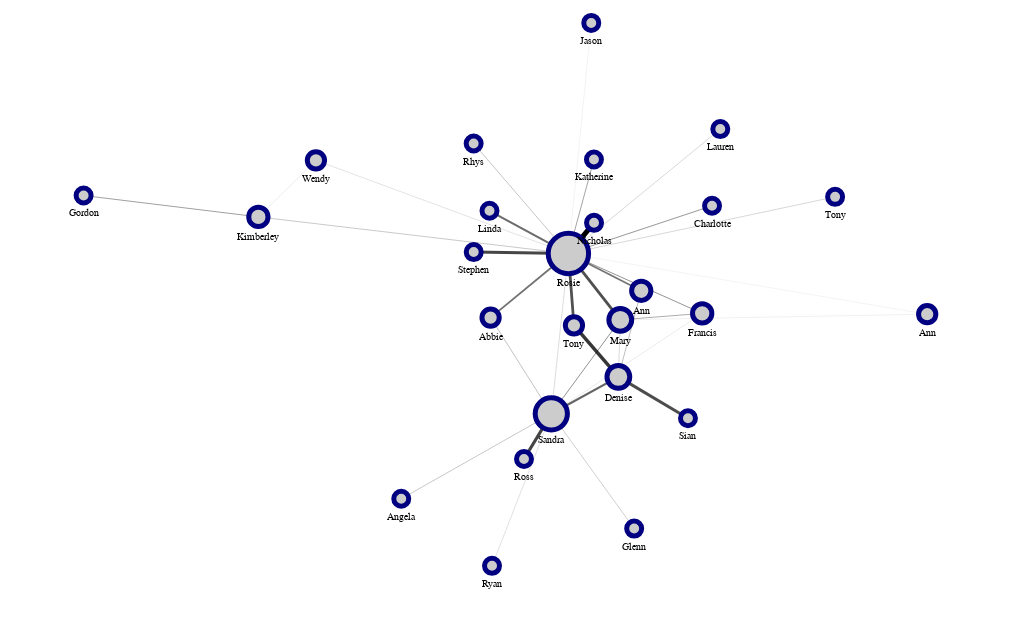

Notebook source saved alongside this figure:
### Markdown cell above
Simple customisation - custom layout and styling

### Code cell
alph(
    G,
    weight_attr="weight",
    # layout_fn=lambda g: nx.fruchterman_reingold_layout(g, weight="weight", k=1.5),
    layout_fn=lambda g: nx.spring_layout(g, weight="weight", k=3, iterations=5000, seed=seed),
    node_args=dict(
        size=alt.Size("degree_centrality", scale=alt.Scale(domain=[0,1], range=[150, 2000]), legend=None),
        halo_offset=None,
        fill="#ccc",
        stroke="navy",
        strokeWidth=5,
        tooltip_attrs=["name"],
        label_attr="name",
    ),
    edge_args=dict(color="black"),
    width=1000, height=600,
).configure_view(strokeWidth=0)

### Figure 1 — Vega-Lite specification as saved in the notebook (floating-point values rounded to 4 significant figures)
{"config": {"view": {"continuousWidth": 400, "continuousHeight": 300, "strokeWidth": 0}}, "layer": [{"data": {"name": "data-7fb3bc30e099ed56d2b509b7b9476339"}, "mark": "line", "encoding": {"color": {"value": "black"}, "detail": {"field": "edge", "type": "quantitative"}, "opacity": {"field": "weight", "legend": null, "scale": {"range": [0.3, 1]}, "type": "quantitative"}, "strokeWidth": {"field": "weight", "legend": null, "scale": {"range": [0.1, 5]}, "type": "quantitative"}, "x": {"axis": {"domain": false, "grid": false, "labels": false, "ticks": false, "title": ""}, "field": "x", "type": "quantitative"}, "y": {"axis": {"domain": false, "grid": false, "labels": false, "ticks": false, "title": ""}, "field": "y", "type": "quantitative"}}}, {"layer": [{"mark": "circle", "encoding": {"fill": {"value": "#ccc"}, "opacity": {"value": 1}, "size": {"field": "degree_centrality", "legend": null, "scale": {"domain": [0, 1], "range": [150, 2000]}, "type": "quantitative"}, "stroke": {"value": "navy"}, "strokeWidth": {"value": 5}, "tooltip": [{"field": "name", "type": "nominal"}], "x": {"axis": {"domain": false, "grid": false, "labels": false, "ticks": false, "title": ""}, "field": "x", "type": "quantitative"}, "y": {"axis": {"domain": false, "grid": false, "labels": false, "ticks": false, "title": ""}, "field": "y", "type": "quantitative"}}}, {"mark": {"type": "text", "align": "center", "baseline": "middle", "color": "black", "size": 10}, "encoding": {"text": {"field": "name", "type": "nominal"}, "x": {"axis": {"domain": false, "grid": false, "labels": false, "ticks": false, "title": ""}, "field": "x", "type": "quantitative"}, "y": {"axis": {"domain": false, "grid": false, "labels": false, "ticks": false, "title": ""}, "field": "__y_label", "type": "quantitative"}}}], "data": {"name": "data-c372960659b7c2df616830cec8104da2"}}], "height": 600, "resolve": {"scale": {"color": "independent", "fill": "independent", "opacity": "independent", "size": "independent", "strokeWidth": "independent"}}, "width": 1000, "$schema": "https://vega.github.io/schema/vega-lite/v4.17.0.json", "datasets": {"data-7fb3bc30e099ed56d2b509b7b9476339": [{"target": "b", "y": 338.3, "pair": ["a", "b"], "x": 507.1, "edge": 0, "weight": 2.171, "source": "a"}, {"target": "b", "y": 266.5, "pair": ["a", "b"], "x": 553.8, "edge": 0, "weight": 2.171, "source": "a"}, {"target": "a", "y": 338.3, "pair": ["a", "a"], "x": 507.1, "edge": 1, "weight": 0.08112, "source": "a"}, {"target": "a", "y": 338.3, "pair": ["a", "a"], "x": 507.1, "edge": 1, "weight": 0.08112, "source": "a"}, {"target": "n", "y": 338.3, "pair": ["a", "n"], "x": 507.1, "edge": 2, "weight": 3.894, "source": "a"}, {"target": "n", "y": 371.6, "pair": ["a", "n"], "x": 530.1, "edge": 2, "weight": 3.894, "source": "a"}, {"target": "c", "y": 338.3, "pair": ["a", "c"], "x": 507.1, "edge": 3, "weight": 0.2846, "source": "a"}, {"target": "c", "y": 164.7, "pair": ["a", "c"], "x": 491.7, "edge": 3, "weight": 0.2846, "source": "a"}, {"target": "r", "y": 338.3, "pair": ["a", "r"], "x": 507.1, "edge": 4, "weight": 1.398, "source": "a"}, {"target": "r", "y": 298.0, "pair": ["a", "r"], "x": 572.6, "edge": 4, "weight": 1.398, "source": "a"}, {"target": "d", "y": 338.3, "pair": ["a", "d"], "x": 507.1, "edge": 5, "weight": 0.748, "source": "a"}, {"target": "d", "y": 273.5, "pair": ["a", "d"], "x": 627.5, "edge": 5, "weight": 0.748, "source": "a"}, {"target": "e", "y": 338.3, "pair": ["a", "e"], "x": 507.1, "edge": 6, "weight": 2.381, "source": "a"}, {"target": "e", "y": 339.9, "pair": ["a", "e"], "x": 421.8, "edge": 6, "weight": 2.381, "source": "a"}, {"target": "g", "y": 338.3, "pair": ["a", "g"], "x": 507.1, "edge": 7, "weight": 2.155, "source": "a"}, {"target": "g", "y": 260.6, "pair": ["a", "g"], "x": 512.1, "edge": 7, "weight": 2.155, "source": "a"}, {"target": "h", "y": 338.3, "pair": ["a", "h"], "x": 507.1, "edge": 8, "weight": 0.09351, "source": "a"}, {"target": "h", "y": 272.6, "pair": ["a", "h"], "x": 830.0, "edge": 8, "weight": 0.09351, "source": "a"}, {"target": "j", "y": 338.3, "pair": ["a", "j"], "x": 507.1, "edge": 9, "weight": 0.7285, "source": "a"}, {"target": "j", "y": 390.1, "pair": ["a", "j"], "x": 636.3, "edge": 9, "weight": 0.7285, "source": "a"}, {"target": "k", "y": 338.3, "pair": ["a", "k"], "x": 507.1, "edge": 10, "weight": 0.421, "source": "a"}, {"target": "k", "y": 378.0, "pair": ["a", "k"], "x": 228.0, "edge": 10, "weight": 0.421, "source": "a"}, {"target": "l", "y": 338.3, "pair": ["a", "l"], "x": 507.1, "edge": 11, "weight": 0.2386, "source": "a"}, {"target": "l", "y": 439.3, "pair": ["a", "l"], "x": 279.8, "edge": 11, "weight": 0.2386, "source": "a"}, {"target": "p", "y": 338.3, "pair": ["a", "p"], "x": 507.1, "edge": 12, "weight": 0.4473, "source": "a"}, {"target": "p", "y": 457.5, "pair": ["a", "p"], "x": 421.8, "edge": 12, "weight": 0.4473, "source": "a"}, {"target": "q", "y": 338.3, "pair": ["a", "q"], "x": 507.1, "edge": 13, "weight": 0.3158, "source": "a"}, {"target": "q", "y": 473.1, "pair": ["a", "q"], "x": 643.8, "edge": 13, "weight": 0.3158, "source": "a"}, {"target": "s", "y": 338.3, "pair": ["a", "s"], "x": 507.1, "edge": 14, "weight": 1.434, "source": "a"}, {"target": "s", "y": 268.9, "pair": ["a", "s"], "x": 437.0, "edge": 14, "weight": 1.434, "source": "a"}, {"target": "t", "y": 338.3, "pair": ["a", "t"], "x": 507.1, "edge": 15, "weight": 0.6502, "source": "a"}, {"target": "t", "y": 440.2, "pair": ["a", "t"], "x": 530.1, "edge": 15, "weight": 0.6502, "source": "a"}, {"target": "v", "y": 338.3, "pair": ["a", "v"], "x": 507.1, "edge": 16, "weight": 0.1042, "source": "a"}, {"target": "v", "y": 588.2, "pair": ["a", "v"], "x": 527.6, "edge": 16, "weight": 0.1042, "source": "a"}, {"target": "w", "y": 338.3, "pair": ["a", "w"], "x": 507.1, "edge": 17, "weight": 0.3221, "source": "a"}, {"target": "w", "y": 399.7, "pair": ["a", "w"], "x": 747.1, "edge": 17, "weight": 0.3221, "source": "a"}, {"target": "y", "y": 338.3, "pair": ["a", "y"], "x": 507.1, "edge": 18, "weight": 1.582, "source": "a"}, {"target": "y", "y": 384.6, "pair": ["a", "y"], "x": 436.1, "edge": 18, "weight": 1.582, "source": "a"}, {"target": "c", "y": 266.5, "pair": ["b", "c"], "x": 553.8, "edge": 19, "weight": 0.7215, "source": "b"}, {"target": "c", "y": 164.7, "pair": ["b", "c"], "x": 491.7, "edge": 19, "weight": 0.7215, "source": "b"}, {"target": "d", "y": 266.5, "pair": ["b", "d"], "x": 553.8, "edge": 20, "weight": 0.6038, "source": "b"}, {"target": "d", "y": 273.5, "pair": ["b", "d"], "x": 627.5, "edge": 20, "weight": 0.6038, "source": "b"}, {"target": "f", "y": 266.5, "pair": ["b", "f"], "x": 553.8, "edge": 21, "weight": 0.2946, "source": "b"}, {"target": "f", "y": 204.7, "pair": ["b", "f"], "x": 552.0, "edge": 21, "weight": 0.2946, "source": "b"}, {"target": "h", "y": 266.5, "pair": ["b", "h"], "x": 553.8, "edge": 22, "weight": 0.121, "source": "b"}, {"target": "h", "y": 272.6, "pair": ["b", "h"], "x": 830.0, "edge": 22, "weight": 0.121, "source": "b"}, {"target": "f", "y": 164.7, "pair": ["c", "f"], "x": 491.7, "edge": 23, "weight": 1.739, "source": "c"}, {"target": "f", "y": 204.7, "pair": ["c", "f"], "x": 552.0, "edge": 23, "weight": 1.739, "source": "c"}, {"target": "c", "y": 164.7, "pair": ["c", "c"], "x": 491.7, "edge": 24, "weight": 0.3824, "source": "c"}, {"target": "c", "y": 164.7, "pair": ["c", "c"], "x": 491.7, "edge": 24, "weight": 0.3824, "source": "c"}, {"target": "d", "y": 164.7, "pair": ["c", "d"], "x": 491.7, "edge": 25, "weight": 0.1652, "source": "c"}, {"target": "d", "y": 273.5, "pair": ["c", "d"], "x": 627.5, "edge": 25, "weight": 0.1652, "source": "c"}, {"target": "i", "y": 164.7, "pair": ["c", "i"], "x": 491.7, "edge": 26, "weight": 0.242, "source": "c"}, {"target": "i", "y": 0.0, "pair": ["c", "i"], "x": 438.3, "edge": 26, "weight": 0.242, "source": "c"}, {"target": "o", "y": 164.7, "pair": ["c", "o"], "x": 491.7, "edge": 27, "weight": 2.432, "source": "c"}, {"target": "o", "y": 115.7, "pair": ["c", "o"], "x": 467.1, "edge": 27, "weight": 2.432, "source": "c"}, {"target": "r", "y": 164.7, "pair": ["c", "r"], "x": 491.7, "edge": 28, "weight": 0.04407, "source": "c"}, {"target": "r", "y": 298.0, "pair": ["c", "r"], "x": 572.6, "edge": 28, "weight": 0.04407, "source": "c"}, {"target": "s", "y": 164.7, "pair": ["c", "s"], "x": 491.7, "edge": 29, "weight": 0.4715, "source": "c"}, {"target": "s", "y": 268.9, "pair": ["c", "s"], "x": 437.0, "edge": 29, "weight": 0.4715, "source": "c"}, {"target": "u", "y": 164.7, "pair": ["c", "u"], "x": 491.7, "edge": 30, "weight": 0.3827, "source": "c"}, {"target": "u", "y": 40.39, "pair": ["c", "u"], "x": 566.3, "edge": 30, "weight": 0.3827, "source": "c"}, {"target": "x", "y": 164.7, "pair": ["c", "x"], "x": 491.7, "edge": 31, "weight": 0.437, "source": "c"}, {"target": "x", "y": 72.66, "pair": ["c", "x"], "x": 356.6, "edge": 31, "weight": 0.437, "source": "c"}, {"target": "g", "y": 204.7, "pair": ["f", "g"], "x": 552.0, "edge": 32, "weight": 2.708, "source": "f"}, {"target": "g", "y": 260.6, "pair": ["f", "g"], "x": 512.1, "edge": 32, "weight": 2.708, "source": "f"}, {"target": "r", "y": 204.7, "pair": ["f", "r"], "x": 552.0, "edge": 33, "weight": 0.4919, "source": "f"}, {"target": "r", "y": 298.0, "pair": ["f", "r"], "x": 572.6, "edge": 33, "weight": 0.4919, "source": "f"}, {"target": "z", "y": 204.7, "pair": ["f", "z"], "x": 552.0, "edge": 34, "weight": 2.263, "source": "f"}, {"target": "z", "y": 159.9, "pair": ["f", "z"], "x": 614.7, "edge": 34, "weight": 2.263, "source": "f"}, {"target": "l", "y": 378.0, "pair": ["k", "l"], "x": 228.0, "edge": 35, "weight": 0.1572, "source": "k"}, {"target": "l", "y": 439.3, "pair": ["k", "l"], "x": 279.8, "edge": 35, "weight": 0.1572, "source": "k"}, {"target": "m", "y": 378.0, "pair": ["k", "m"], "x": 228.0, "edge": 36, "weight": 0.6741, "source": "k"}, {"target": "m", "y": 401.2, "pair": ["k", "m"], "x": 70.74, "edge": 36, "weight": 0.6741, "source": "k"}], "data-c372960659b7c2df616830cec8104da2": [{"x": 507.1, "name": "Rosie", "job": "Surveyor, planning and development", "degree_centrality": 0.8, "y": 338.3, "id": "a", "country": "Korea", "__node_size": 1630.0, "__node_r": 20.19, "__y_label": 306.1}, {"x": 553.8, "name": "Mary", "job": "Financial trader", "degree_centrality": 0.2, "y": 266.5, "id": "b", "country": "Jamaica", "__node_size": 520.0, "__node_r": 11.4, "__y_label": 243.1}, {"x": 491.7, "name": "Sandra", "job": "Nurse, adult", "degree_centrality": 0.48, "y": 164.7, "id": "c", "country": "Vietnam", "__node_size": 1038.0, "__node_r": 16.11, "__y_label": 136.6}, {"x": 627.5, "name": "Francis", "job": "Health and safety adviser", "degree_centrality": 0.12, "y": 273.5, "id": "d", "country": "Netherlands Antilles", "__node_size": 372.0, "__node_r": 9.644, "__y_label": 251.9}, {"x": 421.8, "name": "Stephen", "job": "Health and safety adviser", "degree_centrality": 0.04, "y": 339.9, "id": "e", "country": "Korea", "__node_size": 224.0, "__node_r": 7.483, "__y_label": 320.4}, {"x": 552.0, "name": "Denise", "job": "Private music teacher", "degree_centrality": 0.2, "y": 204.7, "id": "f", "country": "Vietnam", "__node_size": 520.0, "__node_r": 11.4, "__y_label": 181.3}, {"x": 512.1, "name": "Tony", "job": "Comptroller", "degree_centrality": 0.08, "y": 260.6, "id": "g", "country": "Vietnam", "__node_size": 298.0, "__node_r": 8.631, "__y_label": 239.9}, {"x": 830.0, "name": "Ann", "job": "Private music teacher", "degree_centrality": 0.08, "y": 272.6, "id": "h", "country": "Vietnam", "__node_size": 298.0, "__node_r": 8.631, "__y_label": 252.0}, {"x": 438.3, "name": "Ryan", "job": "Licensed conveyancer", "degree_centrality": 0.04, "y": 0.0, "id": "i", "country": "Jamaica", "__node_size": 224.0, "__node_r": 7.483, "__y_label": -19.48}, {"x": 636.3, "name": "Charlotte", "job": "Private music teacher", "degree_centrality": 0.04, "y": 390.1, "id": "j", "country": "Korea", "__node_size": 224.0, "__node_r": 7.483, "__y_label": 370.6}, {"x": 228.0, "name": "Kimberley", "job": "Comptroller", "degree_centrality": 0.12, "y": 378.0, "id": "k", "country": "Netherlands Antilles", "__node_size": 372.0, "__node_r": 9.644, "__y_label": 356.4}, {"x": 279.8, "name": "Wendy", "job": "Nurse, adult", "degree_centrality": 0.08, "y": 439.3, "id": "l", "country": "Vietnam", "__node_size": 298.0, "__node_r": 8.631, "__y_label": 418.7}, {"x": 70.74, "name": "Gordon", "job": "Licensed conveyancer", "degree_centrality": 0.04, "y": 401.2, "id": "m", "country": "Netherlands Antilles", "__node_size": 224.0, "__node_r": 7.483, "__y_label": 381.7}, {"x": 530.1, "name": "Nicholas", "job": "Licensed conveyancer", "degree_centrality": 0.04, "y": 371.6, "id": "n", "country": "Netherlands Antilles", "__node_size": 224.0, "__node_r": 7.483, "__y_label": 352.1}, {"x": 467.1, "name": "Ross", "job": "Private music teacher", "degree_centrality": 0.04, "y": 115.7, "id": "o", "country": "Jamaica", "__node_size": 224.0, "__node_r": 7.483, "__y_label": 96.23}, {"x": 421.8, "name": "Rhys", "job": "Nurse, adult", "degree_centrality": 0.04, "y": 457.5, "id": "p", "country": "Korea", "__node_size": 224.0, "__node_r": 7.483, "__y_label": 438.0}, {"x": 643.8, "name": "Lauren", "job": "Surveyor, planning and development", "degree_centrality": 0.04, "y": 473.1, "id": "q", "country": "Netherlands Antilles", "__node_size": 224.0, "__node_r": 7.483, "__y_label": 453.7}, {"x": 572.6, "name": "Ann", "job": "Surveyor, planning and development", "degree_centrality": 0.12, "y": 298.0, "id": "r", "country": "Vietnam", "__node_size": 372.0, "__node_r": 9.644, "__y_label": 276.3}, {"x": 437.0, "name": "Abbie", "job": "Minerals surveyor", "degree_centrality": 0.08, "y": 268.9, "id": "s", "country": "Vietnam", "__node_size": 298.0, "__node_r": 8.631, "__y_label": 248.3}, {"x": 530.1, "name": "Katherine", "job": "Financial trader", "degree_centrality": 0.04, "y": 440.2, "id": "t", "country": "Vietnam", "__node_size": 224.0, "__node_r": 7.483, "__y_label": 420.7}, {"x": 566.3, "name": "Glenn", "job": "Licensed conveyancer", "degree_centrality": 0.04, "y": 40.39, "id": "u", "country": "Vietnam", "__node_size": 224.0, "__node_r": 7.483, "__y_label": 20.9}, {"x": 527.6, "name": "Jason", "job": "Minerals surveyor", "degree_centrality": 0.04, "y": 588.2, "id": "v", "country": "Jamaica", "__node_size": 224.0, "__node_r": 7.483, "__y_label": 568.7}, {"x": 747.1, "name": "Tony", "job": "Financial trader", "degree_centrality": 0.04, "y": 399.7, "id": "w", "country": "Vietnam", "__node_size": 224.0, "__node_r": 7.483, "__y_label": 380.3}, {"x": 356.6, "name": "Angela", "job": "Comptroller", "degree_centrality": 0.04, "y": 72.66, "id": "x", "country": "Vietnam", "__node_size": 224.0, "__node_r": 7.483, "__y_label": 53.17}, {"x": 436.1, "name": "Linda", "job": "Financial trader", "degree_centrality": 0.04, "y": 384.6, "id": "y", "country": "Korea", "__node_size": 224.0, "__node_r": 7.483, "__y_label": 365.2}, {"x": 614.7, "name": "Sian", "job": "Comptroller", "degree_centrality": 0.04, "y": 159.9, "id": "z", "country": "Korea", "__node_size": 224.0, "__node_r": 7.483, "__y_label": 140.5}]}}
